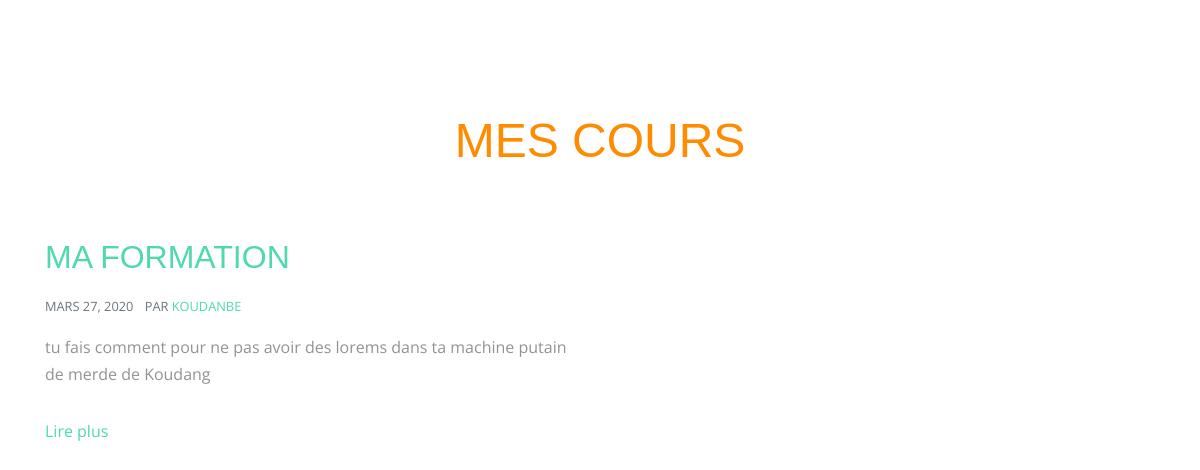
/cours/, run on an earlier commit of the app's database.
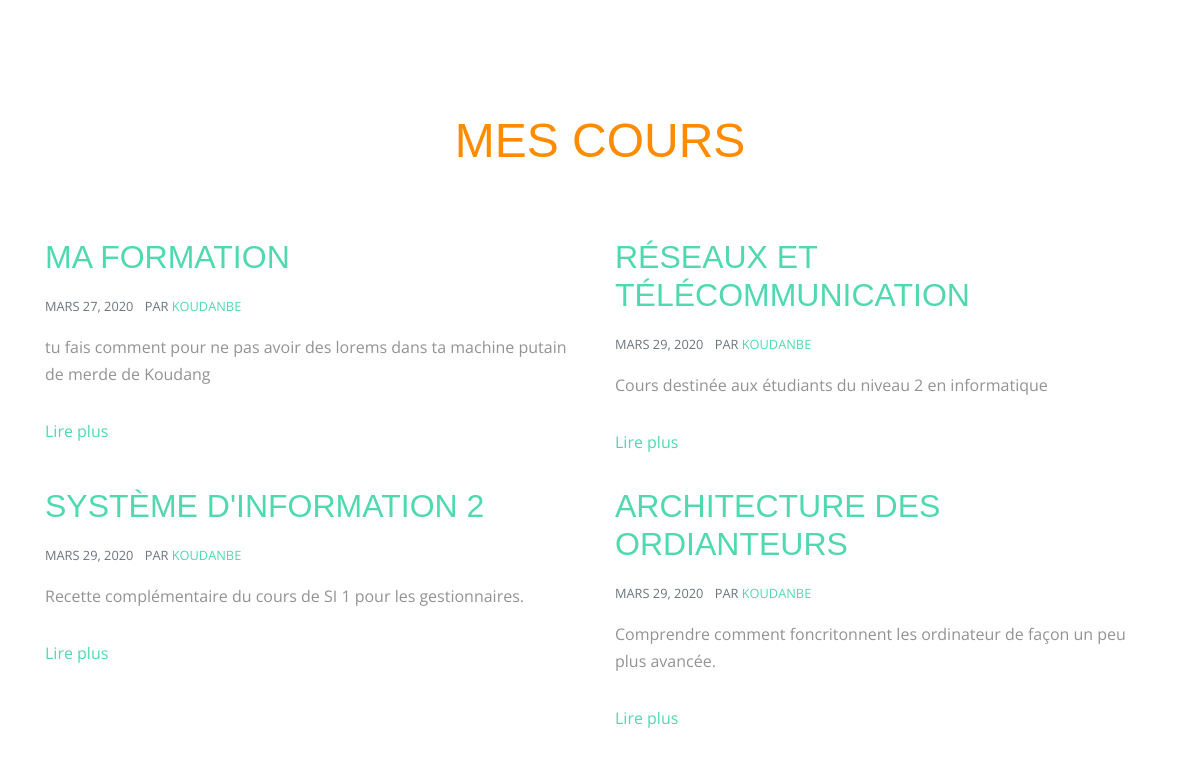
And on a later commit of the database.
### cours/models.py (models this page shows, shortened)
class TimeStampModel(models.Model):
    created_at = models.DateField(auto_now=False, auto_now_add=True)
    updated_at = models.DateField(auto_now=True, auto_now_add=False)
    class Meta:
        abstract = True

class Courses(TimeStampModel):
    title = models.CharField(max_length=100)
    description = models.TextField()
    slug = models.SlugField()
    category = models.CharField(max_length=8, choices=(('glo', 'Genie Logiciel 2'), (
        'grh', 'Gestion Des Ressources Humaines 1'), ('math', 'Mathématique 2')))
    created_by = models.ForeignKey(User, on_delete=models.CASCADE)
    class Meta:
        verbose_name = 'Formation'
        verbose_name_plural = 'Formations'
    def get_absolute_url(self):
        return reverse('courses:details', kwargs={'pk': self.pk})

### cours/views.py (the view)
# urls.py: path('', views.CoursesListView.as_view(), name='cours'),
class CoursesListView(ListView):
    template_name = 'cours/index.html'
    model = Courses
    context_object_name = 'courses'

### cours/templates/cours/index.html (shortened to what this page needs)
{% load static %}
<!doctype html>
<html lang="en">
  <head>
    {% include 'base/css.html' %}
    <link rel="stylesheet" href="{% static 'css/cours/style.css' %}">
  </head>
  <body>
  <div class="site-wrap"  id="home-section">
    <div class="site-section" id="blog-section">
      <div class="container">
        <div class="row">
          <div class="col-12 text-center mb-5">
            <div class="block-heading-1">
              <h2>Mes cours</h2>
            </div>
          </div>
        </div>
        <div class="row">
         {% for course in courses %}
             <div class="col-md-6 col-lg-6">
            <div>
              <h2><a href="single.html">{{ course.title }}</a></h2>
              <p class="text-muted mb-3 text-uppercase small"><span class="mr-2">{{ course.created_at | date}}</span> par
                  <a href="#">{{ course.created_by}}</a> </p>
              <p>{{ course.description }}</p>
              <p><a href="{{ course.get_absolute_url }}">Lire plus</a></p>
            </div>
          </div>
            {% endfor %}
        </div>
      </div>
    </div>
  </div>
  </body>
</html>

### templates/base/css.html (shortened to what this page needs)
{% load static %}
  <link href="{% static 'lib/bootstrap/css/bootstrap.min.css' %}" rel="stylesheet">
  <link href="{% static 'lib/font-awesome/css/font-awesome.min.css'%}" rel="stylesheet">
  <link href="{% static 'lib/animate/animate.min.css'%}" rel="stylesheet">
  <link href="{% static 'lib/ionicons/css/ionicons.min.css'%}" rel="stylesheet ">
  <link href="{% static 'lib/owlcarousel/assets/owl.carousel.min.css'%}" rel="stylesheet ">
  <link href="{% static 'lib/magnific-popup/magnific-popup.css'%}" rel="stylesheet ">
  <link href="{% static 'lib/ionicons/css/ionicons.min.css'%}" rel="stylesheet">
  <link href="{% static '/css/style.css'%}" rel="stylesheet">

### static/css/style.css (style rules this page uses)
body { background: #fff; color: #444; font-family: "Open Sans", sans-serif; }
a { color: #50d8af; transition: 0.5s; }
p { padding: 0; margin: 0 0 30px 0; }
h1, h2, h3, h4, h5, h6 { font-family: "Montserrat", sans-serif; font-weight: 400; margin: 0 0 20px 0; padding: 0; }

### static/css/cours/style.css (style rules this page uses)
.font-gray-7, body { color: #939393; }
body { line-height: 1.7; font-weight: 400; font-size: 1rem; }
body:before { position: absolute; content: ""; left: 0; right: 0; bottom: 0; top: 0; background: rgba(0, 0, 0, 0.3); -webkit-transition: .3s all ease; -o-transition: .3s all ease; transition: .3s all ease; opacity: 0; visibility: hidden; z-index: 399; }
a { -webkit-transition: .3s all ease; -o-transition: .3s all ease; transition: .3s all ease; }
h1, h2, h3, h4, h5, .h1, .h2, .h3, .h4, .h5 { font-family: "Oswald", sans-serif; text-transform: uppercase; }
.site-section { padding: 2.5em 0; }
@media (min-width: 768px) { .site-section { padding: 5em 0; } }
.site-section { padding: 7rem 0; }
.block-heading-1 h2 { font-size: 3rem; color: #ff8b00; }

What changed in the data, as far as the page shows it:
added Courses: title "RÉSEAUX ET TÉLÉCOMMUNICATION", created_at "MARS 29, 2020", created_by "KOUDANBE", description "Cours destinée aux étudiants du niveau 2 en informatique"
added Courses: title "SYSTÈME D'INFORMATION 2", created_at "MARS 29, 2020", created_by "KOUDANBE", description "Recette complémentaire du cours de SI 1 pour les gestionnaires."
added Courses: title "ARCHITECTURE DES ORDIANTEURS", created_at "MARS 29, 2020", created_by "KOUDANBE", description "Comprendre comment foncritonnent les ordinateur de façon un peu plus avancée."
